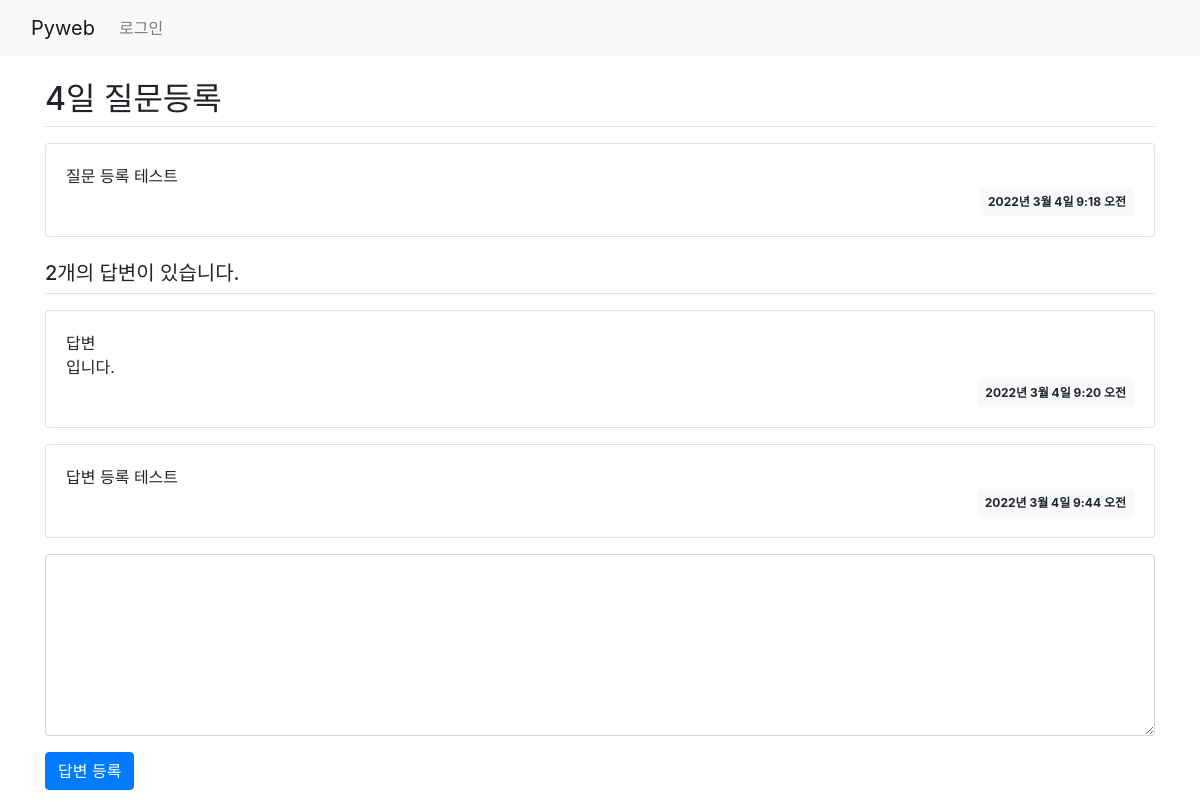
Screenshot of /board/8/ with the database file from the repository.
### board/models.py (models this page shows, shortened)
class Question(models.Model):
    subject = models.CharField(max_length=200)
    content = models.TextField()
    create_date = models.DateTimeField()

class Answer(models.Model):
    content = models.TextField()
    create_date = models.DateTimeField()
    question = models.ForeignKey(Question, on_delete=models.CASCADE)

### board/views.py (the view)
# urls.py: path('<int:question_id>/', views.detail, name='detail'),
def detail(request, question_id):
    question = get_object_or_404(Question, pk=question_id)  # url 경로 오류 처리
    context = {'question': question}
    return render(request, 'board/detail.html', context)

### templates/board/detail.html (shortened to what this page needs)
{% extends 'base.html' %}
{% block content %}
    <div class="container my-3">
        <h2 class="border-bottom py-2">{{ question.subject }}</h2>
        <div class="card my-3">
            <div class="card-body">
                <div class="card-text" style="white-space:pre-line">{{ question.content }}</div>
                <div class="d-flex justify-content-end">
                    <div class="badge badge-light p-2">{{ question.create_date }}</div>
                </div>
            </div>
        </div>
        <h5 class="border-bottom my-3 py-2">
            {{ question.answer_set.count }}개의 답변이 있습니다.
        </h5>
        {% for answer in question.answer_set.all %}
        <div class="card my-3">
            <div class="card-body">
                <div class="card-text" style="white-space:pre-line">{{ answer.content }}</div>
                <div class="d-flex justify-content-end">
                    <div class="badge badge-light p-2">{{ answer.create_date }}</div>
                </div>
            </div>
        </div>
        {% endfor %}
        <form action="{% url 'board:answer_create' question.id %}" method="post">
            <div class="form-group">
                <textarea name="content" rows="7" class="form-control"></textarea>
            </div>
            <input type="submit" value="답변 등록" class="btn btn-primary">
        </form>
    </div>
{% endblock %}

### rows the page displays
Question: subject "4일 질문등록", content "질문 등록 테스트", create_date "2022년 3월 4일 9:18 오전", answer_set.count "2"
Answer: content "답변 입니다.", create_date "2022년 3월 4일 9:20 오전"
Answer: content "답변 등록 테스트", create_date "2022년 3월 4일 9:44 오전"
